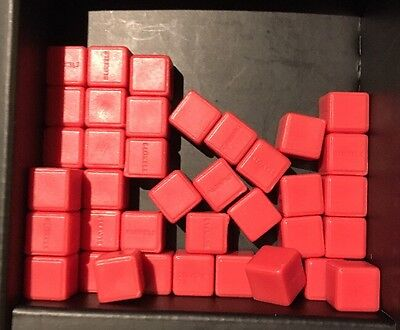
#> input picture opencv training/blox.jpg, 400 x 330 px
$ python '42Shi-Tomashi Corner Detection.py'
#> lines starting #> are read from the running program, lines starting #| are printed output that depends on the picture; after the words box and inside, x2 and y2 are one past the last pixel; in counts of white or black regions, pixels touching at a corner belong together
import numpy as np
import cv2 as cv
from matplotlib import pyplot as plt
img = cv.imread('blox.jpg')
#> img is the input picture: shape (330, 400, 3); mean B, G, R 63.2, 67.4, 151.7
gray = cv.cvtColor(img,cv.COLOR_BGR2GRAY)
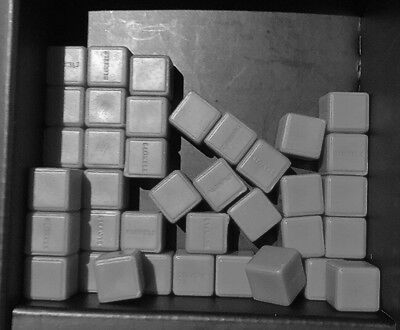
#> gray: shape (330, 400); min 1, max 253, mean 92.1
corners = cv.goodFeaturesToTrack(gray,25,0.01,10)
#> corners = 25 rows, first 8: [13, 311], [89, 12], [65, 87], [91, 211], [36, 169], [181, 137], [226, 212], [140, 188]
corners = np.int0(corners)
for i in corners:
    x,y = i.ravel()
    cv.circle(img,(x,y),3,255,-1)
#> this loop made 25 passes
#> (x, y) on passes 1 to 12: (13, 311), (89, 12), (65, 87), (91, 211), (36, 169), (181, 137), (226, 212), (140, 188), (179, 169), (132, 55), (145, 255), (78, 132)
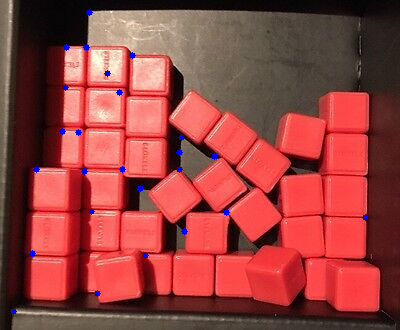
#> img: shape (330, 400, 3); 0.55% of pixels changed, all inside (x1, y1, x2, y2) = (10, 9, 369, 315)
plt.imshow(img),plt.show()


'''here are several more algorithms to look at for edge detection
https://docs.opencv.org/4.x/db/d27/tutorial_py_table_of_contents_feature2d.html'''

$ run again, with opencv training/messi5.jpg copied over opencv training/blox.jpg
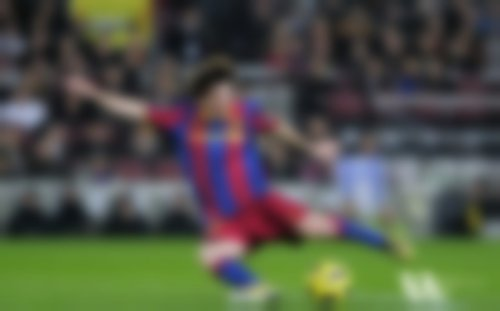
#> input picture opencv training/messi5.jpg, 500 x 311 px
#> img is the input picture: shape (311, 500, 3); mean B, G, R 72, 86, 81.9
#> `gray = cv.cvtColor(img,cv.COLOR_BGR2GRAY)`:
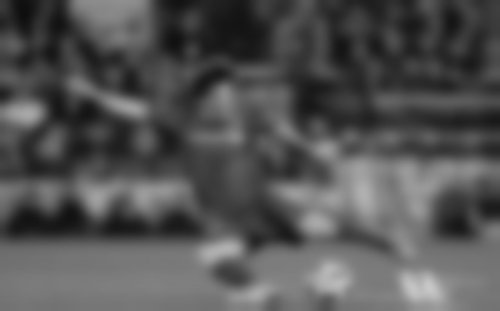
#> gray: shape (311, 500); min 14, max 200, mean 83.2
#> corners = 25 rows, first 8: [113, 102], [302, 240], [136, 109], [237, 246], [331, 73], [226, 73], [4, 93], [216, 270]
#> the loop `for i in corners:` made 25 passes
#> after the loop `for i in corners:`:
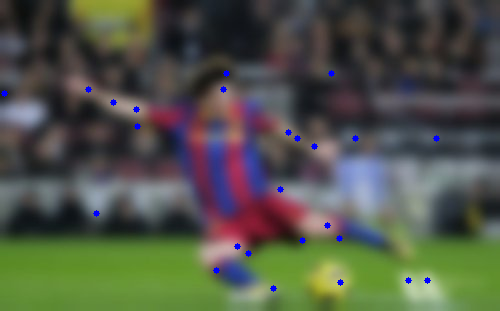
#> img: shape (311, 500, 3); 0.47% of pixels changed, all inside (x1, y1, x2, y2) = (1, 70, 440, 292)
